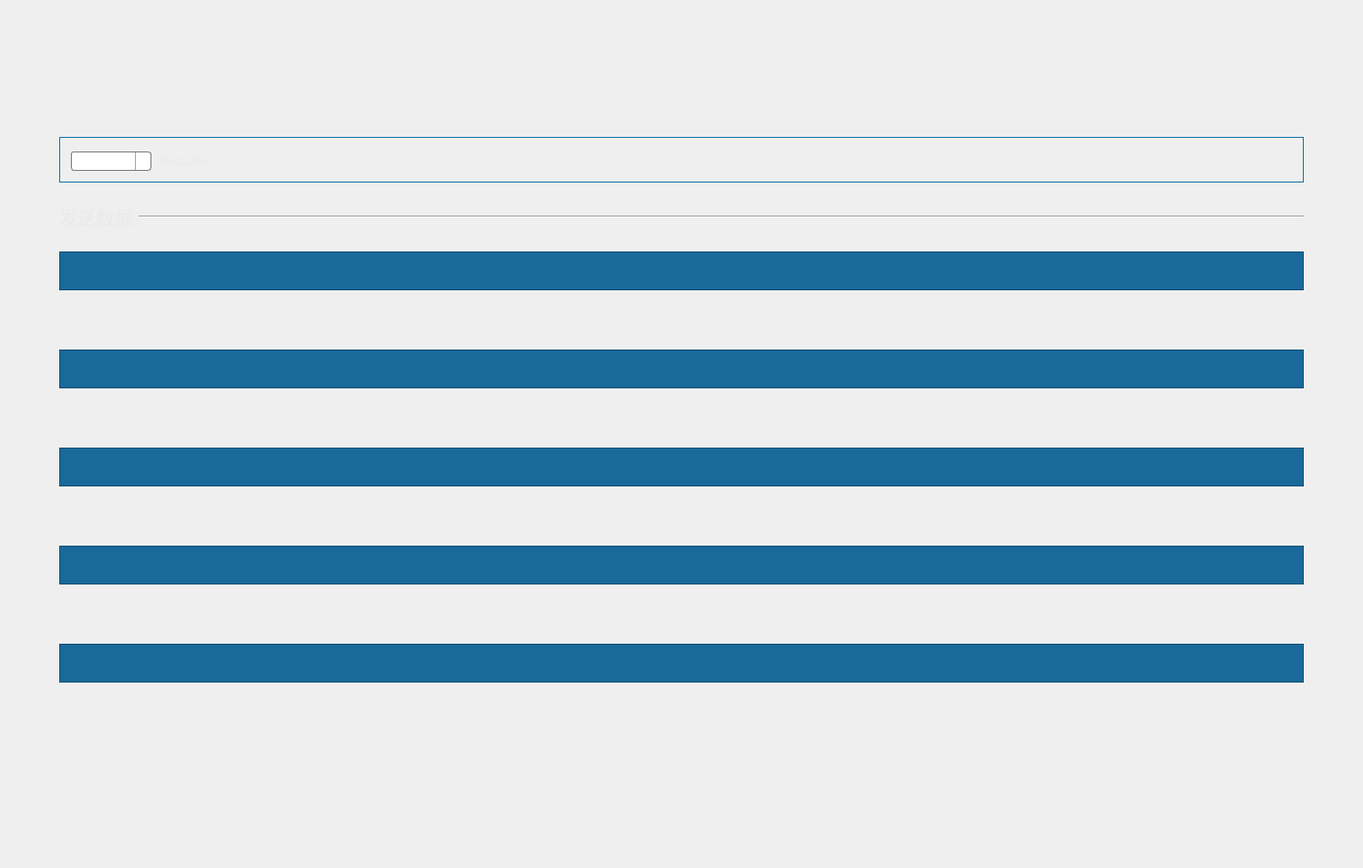
     <widget class="QWidget" name="tab_5">
      <property name="styleSheet">
       <string notr="true">QTextEdit {
	color: rgb(234, 234, 234); 
	background-color: rgb(25, 105, 154); 
	font: bold;
	font-size : 23px;
}</string>
      </property>
      <attribute name="title">
       <string>Tab 5</string>
      </attribute>
      <layout class="QGridLayout" name="gridLayout_8">
       <item row="0" column="0">
        <layout class="QGridLayout" name="gridLayout_7">
         <item row="1" column="0" colspan="2">
          <layout class="QGridLayout" name="gridLayout_6">
           <item row="11" column="1">
            <spacer name="verticalSpacer_20">
             <property name="orientation">
              <enum>Qt::Vertical</enum>
             </property>
             <property name="sizeType">
              <enum>QSizePolicy::Minimum</enum>
             </property>
             <property name="sizeHint" stdset="0">
              <size>
               <width>20</width>
               <height>55</height>
              </size>
             </property>
            </spacer>
           </item>
           <item row="1" column="1">
            <spacer name="verticalSpacer_21">
             <property name="orientation">
              <enum>Qt::Vertical</enum>
             </property>
             <property name="sizeType">
              <enum>QSizePolicy::Fixed</enum>
             </property>
             <property name="sizeHint" stdset="0">
              <size>
               <width>20</width>
               <height>15</height>
              </size>
             </property>
            </spacer>
           </item>
           <item row="8" column="1">
            <widget class="QTextEdit" name="textEdit_3">
             <property name="sizePolicy">
              <sizepolicy hsizetype="Expanding" vsizetype="Fixed">
               <horstretch>0</horstretch>
               <verstretch>0</verstretch>
              </sizepolicy>
             </property>
             <property name="minimumSize">
              <size>
               <width>0</width>
               <height>40</height>
              </size>
             </property>
             <property name="maximumSize">
              <size>
               <width>16777215</width>
               <height>40</height>
              </size>
             </property>
             <property name="verticalScrollBarPolicy">
              <enum>Qt::ScrollBarAlwaysOff</enum>
             </property>
             <property name="horizontalScrollBarPolicy">
              <enum>Qt::ScrollBarAlwaysOff</enum>
             </property>
            </widget>
           </item>
           <item row="0" column="1">
            <widget class="QGroupBox" name="groupBox">
             <property name="styleSheet">
              <string notr="true">border: 1px solid #1b77ac;</string>
             </property>
             <property name="title">
              <string/>
             </property>
             <layout class="QHBoxLayout" name="horizontalLayout_10">
              <item>
               <layout class="QHBoxLayout" name="horizontalLayout_8">
                <item>
                 <widget class="QComboBox" name="comboBox">
                  <property name="styleSheet">
                   <string notr="true">QComboBox {
      border: 1px solid gray;
      border-radius: 3px;
      padding: 1px 18px 1px 3px;
      min-width: 4em;
}

QComboBox:editable {
      background: white;
}

QComboBox:!editable, QComboBox::drop-down:editable {
       background: qlineargradient(x1: 0, y1: 0, x2: 0, y2: 1,
                                   stop: 0 #E1E1E1, stop: 0.4 #DDDDDD,
                                   stop: 0.5 #D8D8D8, stop: 1.0 #D3D3D3);
}

  /* QComboBox gets the &quot;on&quot; state when the popup is open */
QComboBox:!editable:on, QComboBox::drop-down:editable:on {
      background: qlineargradient(x1: 0, y1: 0, x2: 0, y2: 1,
                                  stop: 0 #D3D3D3, stop: 0.4 #D8D8D8,
                                  stop: 0.5 #DDDDDD, stop: 1.0 #E1E1E1);
}

QComboBox:on { /* shift the text when the popup opens */
      padding-top: 3px;
      padding-left: 4px;
}

QComboBox::drop-down {
      subcontrol-origin: padding;
      subcontrol-position: top right;
      width: 15px;

      border-left-width: 1px;
      border-left-color: darkgray;
      border-left-style: solid; /* just a single line */
      border-top-right-radius: 3px; /* same radius as the QComboBox */
      border-bottom-right-radius: 3px;
}

QComboBox::down-arrow {
	image: url(:/images/resources/1downarrow.ico);
}

  QComboBox::down-arrow:on { /* shift the arrow when popup is open */
      top: 1px;
      left: 1px;
  }</string>
                  </property>
                  <property name="iconSize">
                   <size>
                    <width>16</width>
                    <height>16</height>
                   </size>
                  </property>
                 </widget>
                </item>
                <item>
                 <widget class="QLabel" name="uart_label">
                  <property name="styleSheet">
                   <string notr="true">border: none;
color: rgb(234, 234, 234)</string>
                  </property>
                  <property name="text">
                   <string>TextLabel</string>
                  </property>
                 </widget>
                </item>
                <item>
                 <spacer name="horizontalSpacer_8">
                  <property name="orientation">
                   <enum>Qt::Horizontal</enum>
                  </property>
                  <property name="sizeHint" stdset="0">
                   <size>
                    <width>40</width>
                    <height>20</height>
                   </size>
                  </property>
                 </spacer>
                </item>
               </layout>
              </item>
             </layout>
            </widget>
           </item>
           <item row="2" column="1">
            <layout class="QHBoxLayout" name="horizontalLayout_11">
             <item>
              <widget class="QLabel" name="label_7">
               <property name="font">
                <font>
                 <family>楷体</family>
                 <pointsize>14</pointsize>
                </font>
               </property>
               <property name="text">
                <string>&lt;html&gt;&lt;head/&gt;&lt;body&gt;&lt;p&gt;&lt;span style=&quot; color:#eaeaea;&quot;&gt;发送数据&lt;/span&gt;&lt;/p&gt;&lt;/body&gt;&lt;/html&gt;</string>
               </property>
              </widget>
             </item>
             <item>
              <widget class="Line" name="line_4">
               <property name="sizePolicy">
                <sizepolicy hsizetype="Expanding" vsizetype="Fixed">
                 <horstretch>0</horstretch>
                 <verstretch>0</verstretch>
                </sizepolicy>
               </property>
               <property name="minimumSize">
                <size>
                 <width>1200</width>
                 <height>20</height>
                </size>
               </property>
               <property name="orientation">
                <enum>Qt::Horizontal</enum>
               </property>
              </widget>
             </item>
            </layout>
           </item>
           <item row="3" column="1">
            <spacer name="verticalSpacer_22">
             <property name="orientation">
              <enum>Qt::Vertical</enum>
             </property>
             <property name="sizeType">
              <enum>QSizePolicy::Fixed</enum>
             </property>
             <property name="sizeHint" stdset="0">
              <size>
               <width>20</width>
               <height>15</height>
              </size>
             </property>
            </spacer>
           </item>
           <item row="6" column="1">
            <widget class="QTextEdit" name="textEdit_2">
             <property name="sizePolicy">
              <sizepolicy hsizetype="Expanding" vsizetype="Fixed">
               <horstretch>0</horstretch>
               <verstretch>0</verstretch>
              </sizepolicy>
             </property>
             <property name="minimumSize">
              <size>
               <width>0</width>
               <height>40</height>
              </size>
             </property>
             <property name="maximumSize">
              <size>
               <width>16777215</width>
               <height>40</height>
              </size>
             </property>
             <property name="verticalScrollBarPolicy">
              <enum>Qt::ScrollBarAlwaysOff</enum>
             </property>
             <property name="horizontalScrollBarPolicy">
              <enum>Qt::ScrollBarAlwaysOff</enum>
             </property>
            </widget>
           </item>
           <item row="5" column="1">
            <spacer name="verticalSpacer_17">
             <property name="orientation">
              <enum>Qt::Vertical</enum>
             </property>
             <property name="sizeType">
              <enum>QSizePolicy::Minimum</enum>
             </property>
             <property name="sizeHint" stdset="0">
              <size>
               <width>20</width>
               <height>55</height>
              </size>
             </property>
            </spacer>
           </item>
           <item row="4" column="1">
            <widget class="QTextEdit" name="textEdit_1">
             <property name="sizePolicy">
              <sizepolicy hsizetype="Expanding" vsizetype="Fixed">
               <horstretch>0</horstretch>
               <verstretch>0</verstretch>
              </sizepolicy>
             </property>
             <property name="minimumSize">
              <size>
               <width>0</width>
               <height>40</height>
              </size>
             </property>
             <property name="maximumSize">
              <size>
               <width>16777215</width>
               <height>40</height>
              </size>
             </property>
             <property name="font">
              <font>
               <pointsize>-1</pointsize>
               <weight>75</weight>
               <italic>false</italic>
               <bold>true</bold>
              </font>
             </property>
             <property name="verticalScrollBarPolicy">
              <enum>Qt::ScrollBarAlwaysOff</enum>
             </property>
             <property name="horizontalScrollBarPolicy">
              <enum>Qt::ScrollBarAlwaysOff</enum>
             </property>
            </widget>
           </item>
           <item row="4" column="2">
            <spacer name="horizontalSpacer_10">
             <property name="orientation">
              <enum>Qt::Horizontal</enum>
             </property>
             <property name="sizeType">
              <enum>QSizePolicy::Minimum</enum>
             </property>
             <property name="sizeHint" stdset="0">
              <size>
               <width>50</width>
               <height>20</height>
              </size>
             </property>
            </spacer>
           </item>
           <item row="7" column="1">
            <spacer name="verticalSpacer_18">
             <property name="orientation">
              <enum>Qt::Vertical</enum>
             </property>
             <property name="sizeType">
              <enum>QSizePolicy::Minimum</enum>
             </property>
             <property name="sizeHint" stdset="0">
              <size>
               <width>20</width>
               <height>55</height>
              </size>
             </property>
            </spacer>
           </item>
           <item row="4" column="0">
            <spacer name="horizontalSpacer_9">
             <property name="orientation">
              <enum>Qt::Horizontal</enum>
             </property>
             <property name="sizeType">
              <enum>QSizePolicy::Minimum</enum>
             </property>
             <property name="sizeHint" stdset="0">
              <size>
               <width>50</width>
               <height>20</height>
              </size>
             </property>
            </spacer>
           </item>
           <item row="9" column="1">
            <spacer name="verticalSpacer_19">
             <property name="orientation">
              <enum>Qt::Vertical</enum>
             </property>
             <property name="sizeType">
              <enum>QSizePolicy::Minimum</enum>
             </property>
             <property name="sizeHint" stdset="0">
              <size>
               <width>20</width>
               <height>55</height>
              </size>
             </property>
            </spacer>
           </item>
           <item row="12" column="1">
            <widget class="QTextEdit" name="textEdit_5">
             <property name="sizePolicy">
              <sizepolicy hsizetype="Expanding" vsizetype="Fixed">
               <horstretch>0</horstretch>
               <verstretch>0</verstretch>
              </sizepolicy>
             </property>
             <property name="minimumSize">
              <size>
               <width>0</width>
               <height>40</height>
              </size>
             </property>
             <property name="maximumSize">
              <size>
               <width>16777215</width>
               <height>40</height>
              </size>
             </property>
             <property name="verticalScrollBarPolicy">
              <enum>Qt::ScrollBarAlwaysOff</enum>
             </property>
             <property name="horizontalScrollBarPolicy">
              <enum>Qt::ScrollBarAlwaysOff</enum>
             </property>
            </widget>
           </item>
           <item row="10" column="1">
            <widget class="QTextEdit" name="textEdit_4">
             <property name="sizePolicy">
              <sizepolicy hsizetype="Expanding" vsizetype="Fixed">
               <horstretch>0</horstretch>
               <verstretch>0</verstretch>
              </sizepolicy>
             </property>
             <property name="minimumSize">
              <size>
               <width>0</width>
               <height>40</height>
              </size>
             </property>
             <property name="maximumSize">
              <size>
               <width>16777215</width>
               <height>40</height>
              </size>
             </property>
             <property name="verticalScrollBarPolicy">
              <enum>Qt::ScrollBarAlwaysOff</enum>
             </property>
             <property name="horizontalScrollBarPolicy">
              <enum>Qt::ScrollBarAlwaysOff</enum>
             </property>
            </widget>
           </item>
           <item row="13" column="1">
            <spacer name="verticalSpacer_16">
             <property name="orientation">
              <enum>Qt::Vertical</enum>
             </property>
             <property name="sizeType">
              <enum>QSizePolicy::MinimumExpanding</enum>
             </property>
             <property name="sizeHint" stdset="0">
              <size>
               <width>20</width>
               <height>180</height>
              </size>
             </property>
            </spacer>
           </item>
          </layout>
         </item>
         <item row="0" column="0">
          <spacer name="verticalSpacer_9">
           <property name="orientation">
            <enum>Qt::Vertical</enum>
           </property>
           <property name="sizeType">
            <enum>QSizePolicy::Minimum</enum>
           </property>
           <property name="sizeHint" stdset="0">
            <size>
             <width>20</width>
             <height>130</height>
            </size>
           </property>
          </spacer>
         </item>
        </layout>
       </item>
      </layout>
     </widget>
